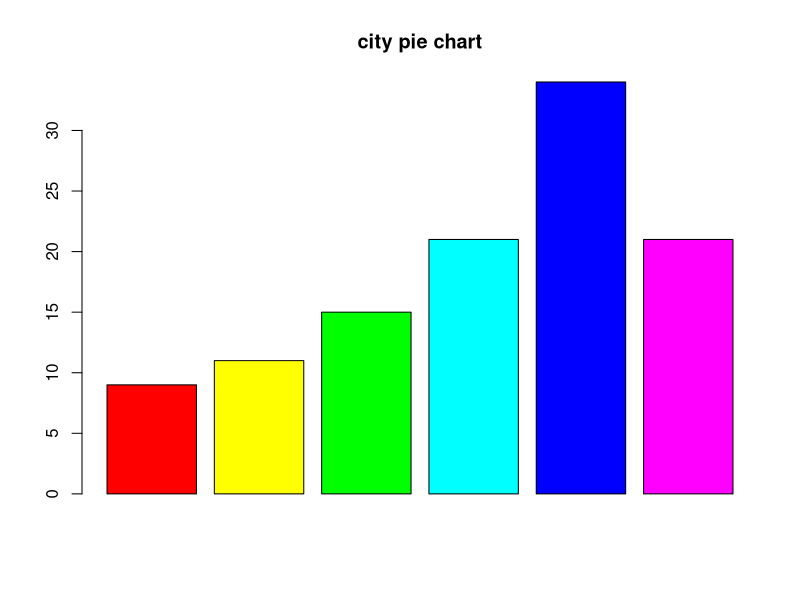
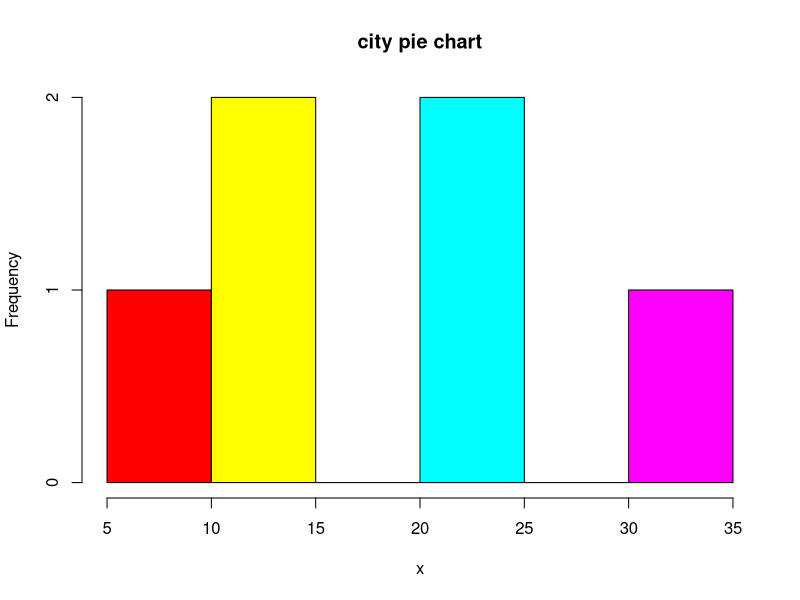
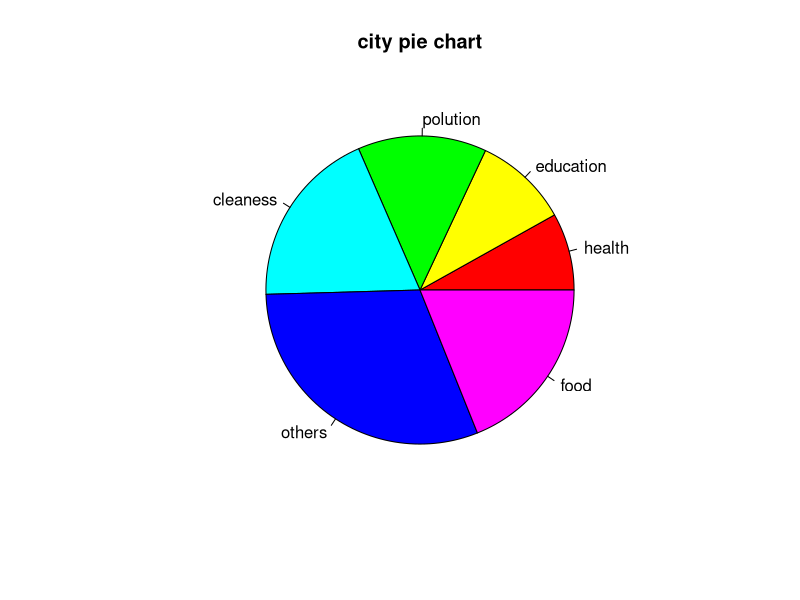
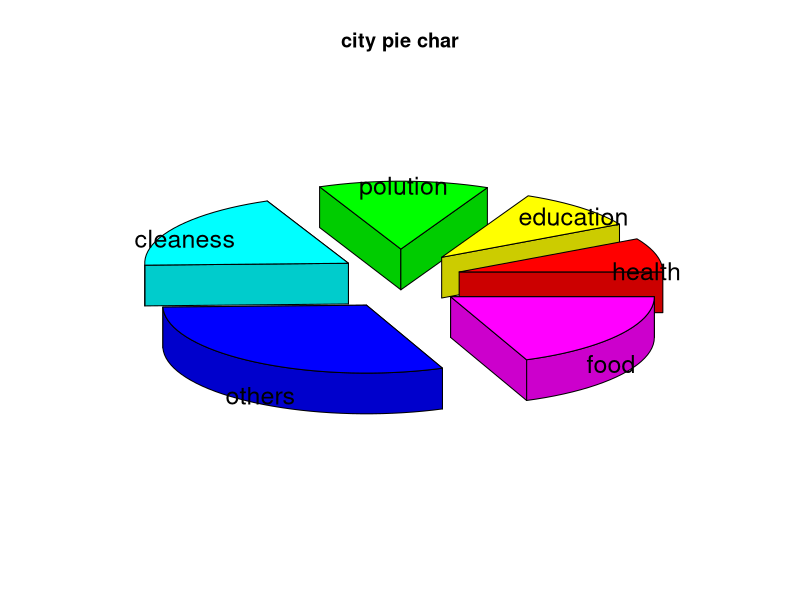

Here is the R script that generated these plots, in order:
x<- c(9,11,15,21,34,21)
label<-c("health","education","polution","cleaness","others","food")
png(file="city.jpg")
pie(x,label,main = "city pie chart", col=rainbow(length(x)))
dev.off()


# 3D Exploded Pie Chart
library(plotrix)
x<- c(9,11,15,21,34,21)
label<-c("health","education","polution","cleaness","others","food")
png(file="city3D.jpg")
pie3D(x,labels=label,explode=0.3,main="city pie char",col=rainbow(length(x)))
dev.off()

x<- c(9,11,15,21,34,21)

barplot(x,main = "city pie chart", col=rainbow(length(x)))


x<- c(9,11,15,21,34,21)

hist(x,main = "city pie chart", col=rainbow(length(x)))

